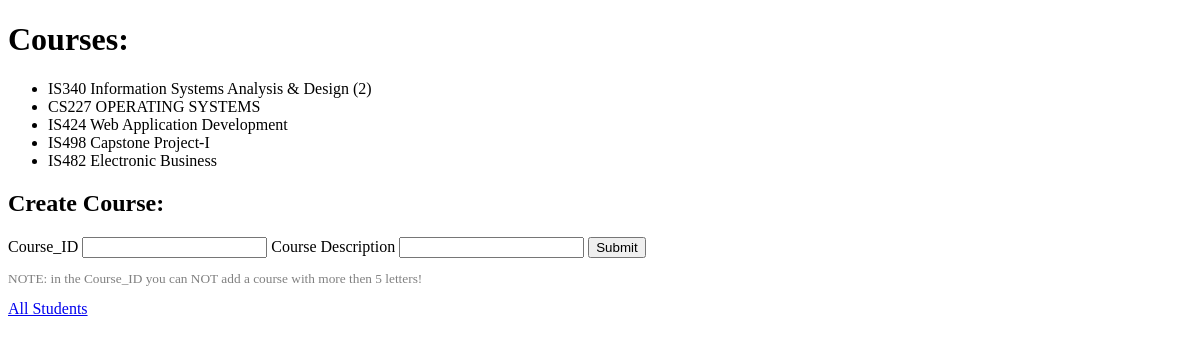
The app's page /Uni/course, older data.
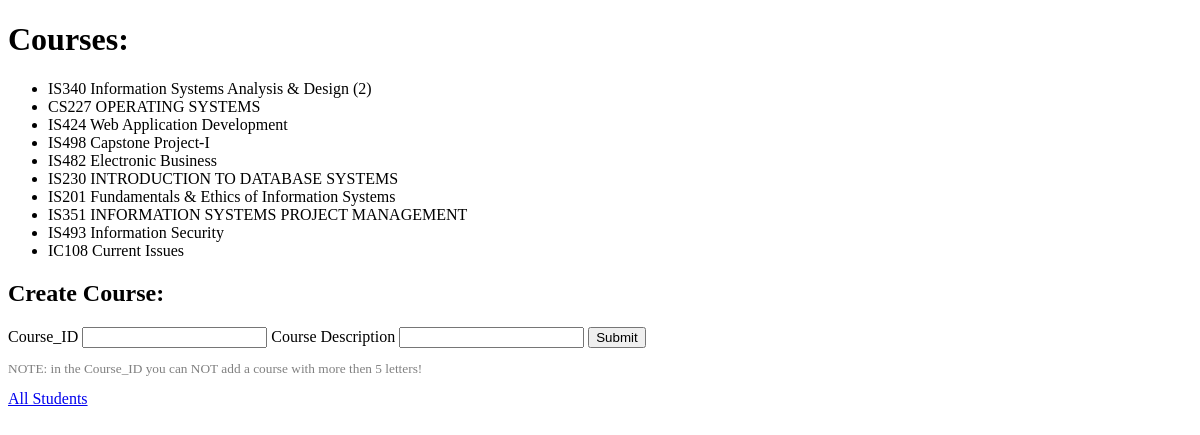
The same page, newer data.
### Uni/models.py (models this page shows, shortened)
class courses(models.Model):
    coursesid = models.CharField(max_length=5)
    courseDes = models.CharField(max_length=64, blank=True)

### Uni/views.py (the view)
# urls.py: path('course', views.course, name="course"),
def course(request):
    All_courses = courses.objects.all()
    return render(request, "Uni/course.html",{
        "courses": All_courses
    })

### Uni/templates/Uni/course.html (shortened to what this page needs)
{% extends "Uni/layout.html" %}
{% block body %}
    <h1>Courses: </h1>
    <ul>
        {% for course in courses %}
            <li>{{course.coursesid}} {{course.courseDes}}</li>
        {% endfor %}
    </ul>
    <h2>Create Course:</h2>
    <form action="{% url 'create_course' %}" method="post">
        <label for="coursesid">Course_ID</label>
        <input name="coursesid">
        <label for="courseDes">Course Description</label>
        <input name="courseDes">
        <input type="submit">
    </form>
    <p style="color: grey; font-size: smaller;">NOTE: in the Course_ID you can NOT add a course with more then 5 letters!</p>
    <a href="{% url 'index' %}">All Students</a>
{% endblock %}

### Uni/templates/Uni/layout.html (shortened to what this page needs)
<!DOCTYPE html>
<html lang="en">
    <head>
    </head>
    <body>
        {% block body %}
        {% endblock %}
    </body>
</html>

Row changes from the older to the newer data that the page shows:
added courses: coursesid "IS230", courseDes "INTRODUCTION TO DATABASE SYSTEMS"
added courses: coursesid "IS201", courseDes "Fundamentals & Ethics of Information Systems"
added courses: coursesid "IS351", courseDes "INFORMATION SYSTEMS PROJECT MANAGEMENT"
added courses: coursesid "IS493", courseDes "Information Security"
added courses: coursesid "IC108", courseDes "Current Issues"
